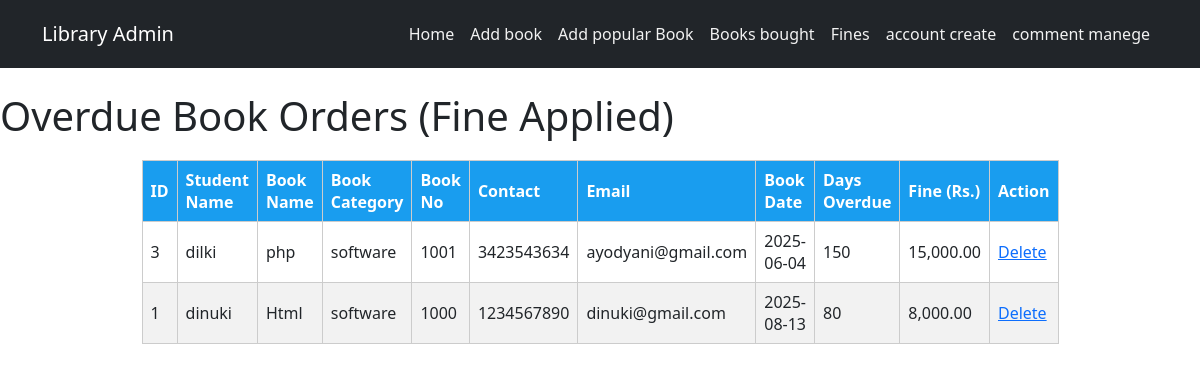
Screenshot of /book_date.php with the database file from the repository.
### tables this page shows
CREATE TABLE `book_orders` (
  `id` int(11) NOT NULL,
  `student_name` varchar(100) NOT NULL,
  `book_name` varchar(100) NOT NULL,
  `book_category` varchar(100) NOT NULL,
  `book_number` varchar(50) NOT NULL,
  `contact_number` varchar(20) NOT NULL,
  `email` varchar(100) NOT NULL,
  `book_date` date NOT NULL
);

### book_date.php (the view, shortened to what this page needs)
<nav class="navbar navbar-expand-lg navbar-dark bg-dark mb-4">
  <div class="container">
    <a class="navbar-brand" href="#">Library Admin</a>
    <div class="collapse navbar-collapse" id="navbarNav">
      <ul class="navbar-nav ms-auto">
        <li class="nav-item"><a class="nav-link" href="addbook.php">Home</a></li>
        <li class="nav-item"><a class="nav-link active" href="update_book.php">Add book</a></li>
        <li class="nav-item"><a class="nav-link" href="popular_books.php">Add popular Book</a></li>
        <li class="nav-item"><a class="nav-link" href="orders.php">Books bought</a></li>
        <li class="nav-item"><a class="nav-link" href="book_date.php">Fines</a></li>
        <li class="nav-item"><a class="nav-link" href="accounts.php">account create</a></li>
        <li class="nav-item"><a class="nav-link" href="Our Students Say.php">comment manege</a></li>
      </ul>
    </div>
  </div>
</nav>
<?php
$servername = "localhost";
$username   = "root";
$password   = "";
$dbname     = "library_db";
$conn = new mysqli($servername, $username, $password, $dbname);
$overdue_orders_result = $conn->query("
    SELECT *, DATEDIFF(CURDATE(), book_date) AS days_diff
    FROM book_orders
    WHERE DATEDIFF(CURDATE(), book_date) > 20
    ORDER BY book_date ASC
");
?>
<!DOCTYPE html>
<html>
<head>
    <link href="add.css" rel="stylesheet">
    <link href="https://cdn.jsdelivr.net/npm/bootstrap@5.3.0/dist/css/bootstrap.min.css" rel="stylesheet">
</head>
<body>
<h1>Overdue Book Orders (Fine Applied)</h1>
<table>
    <thead>
        <tr>
            <th>ID</th>
            <th>Student Name</th>
            <th>Book Name</th>
            <th>Book Category</th>
            <th>Book No</th>
            <th>Contact</th>
            <th>Email</th>
            <th>Book Date</th>
            <th>Days Overdue</th>
            <th>Fine (Rs.)</th>
            <th>Action</th>
        </tr>
    </thead>
    <tbody>
    <?php if ($overdue_orders_result && $overdue_orders_result->num_rows > 0): ?>
        <?php while ($row = $overdue_orders_result->fetch_assoc()):
            $days_overdue = $row['days_diff'] - 20;
            $fine = $days_overdue * 100;
        ?>
        <tr>
            <td><?php echo $row['id']; ?></td>
            <td><?php echo htmlspecialchars($row['student_name']); ?></td>
            <td><?php echo htmlspecialchars($row['book_name']); ?></td>
            <td><?php echo htmlspecialchars($row['book_category']); ?></td>
            <td><?php echo htmlspecialchars($row['book_number']); ?></td>
            <td><?php echo htmlspecialchars($row['contact_number']); ?></td>
            <td><?php echo htmlspecialchars($row['email']); ?></td>
            <td><?php echo htmlspecialchars($row['book_date']); ?></td>
            <td><?php echo $days_overdue; ?></td>
            <td><?php echo number_format($fine, 2); ?></td>
            <td>
                <a href="?delete_id=<?php echo $row['id']; ?>" onclick="return confirm('Delete this overdue order?')">Delete</a>
            </td>
        </tr>
        <?php endwhile; ?>
    <?php else: ?>
        <tr><td colspan="11">No overdue orders found.</td></tr>
    <?php endif; ?>
    </tbody>
</table>
</body>
</html>

### add.css (style rules this page uses)
* { box-sizing: border-box; }
body { margin: 0; font-family: 'Heebo', 'Nunito', sans-serif; background-color: #f8f9fa; }
.navbar { background-color: #183ae3; }
.navbar .nav-link { color: #f2f2f2 !important; padding: 14px 16px; }
table { border-collapse: collapse; width: 100%; max-width: 900px; margin: 20px auto; background-color: white; }
table th, table td { border: 1px solid #ccc; padding: 8px; }
table th { background-color: #199def; color: white; }
table tr:nth-child(even) { background-color: #f2f2f2; }

### rows the page displays
book_orders: id "3", student_name "dilki", book_name "php", book_category "software", book_number "1001", contact_number "3423543634", email "ayodyani@gmail.com", book_date "2025-06-04", days_overdue "150", fine "15,000.00"
book_orders: id "1", student_name "dinuki", book_name "Html", book_category "software", book_number "1000", contact_number "1234567890", email "dinuki@gmail.com", book_date "2025-08-13", days_overdue "80", fine "8,000.00"
